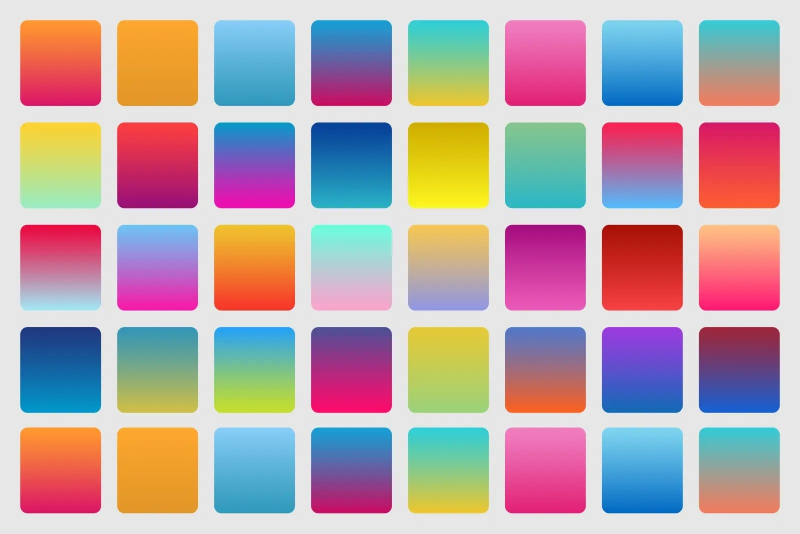
#> input picture Practical 2/sample.jpeg, 1600 x 1067 px (shown at 1/2 size)
$ python 'Practical 2.py'
#> lines starting #> are read from the running program, lines starting #| are printed output that depends on the picture
##Practical 2: Quantization and Sampling

import cv2
import numpy as np

img = cv2.imread("sample.jpeg",0)
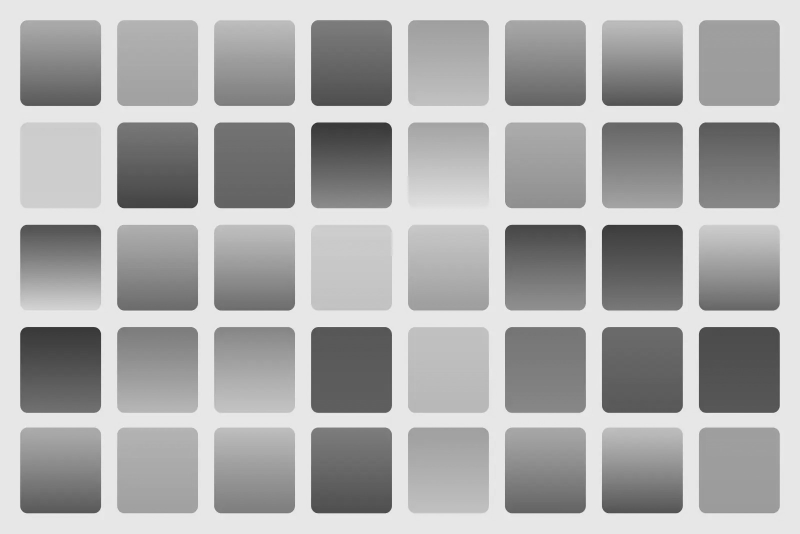
#> img: shape (1067, 1600) (shown at 1/2 size); min 43, max 255, mean 171.9

if img is None:
    print("Error loading image")
    exit()

sampled = cv2.resize(img, None, fx=0.5, fy=0.5, interpolation=cv2.INTER_NEAREST)
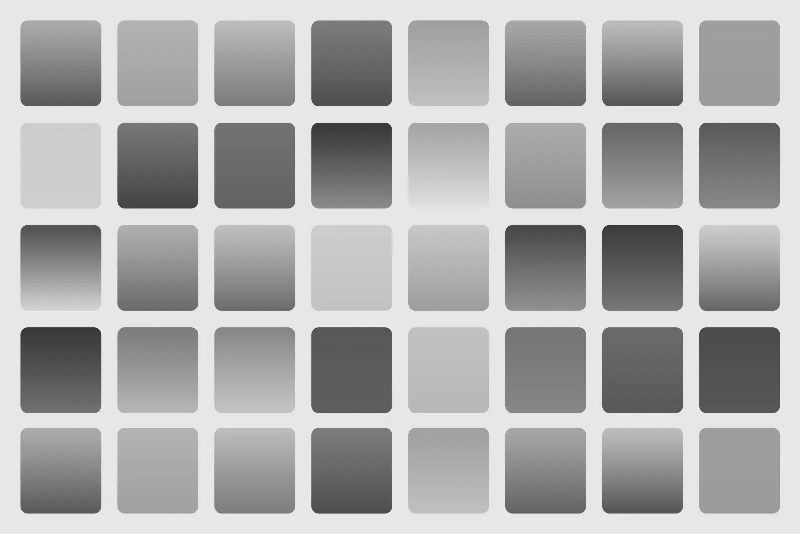
#> sampled: shape (534, 800); min 43, max 255, mean 172

sampled_display = cv2.resize(sampled, (img.shape[1], img.shape[0]), interpolation=cv2.INTER_NEAREST)


##Quantization
levels = 8
step = 256 // levels
quantized = (img // step) * step
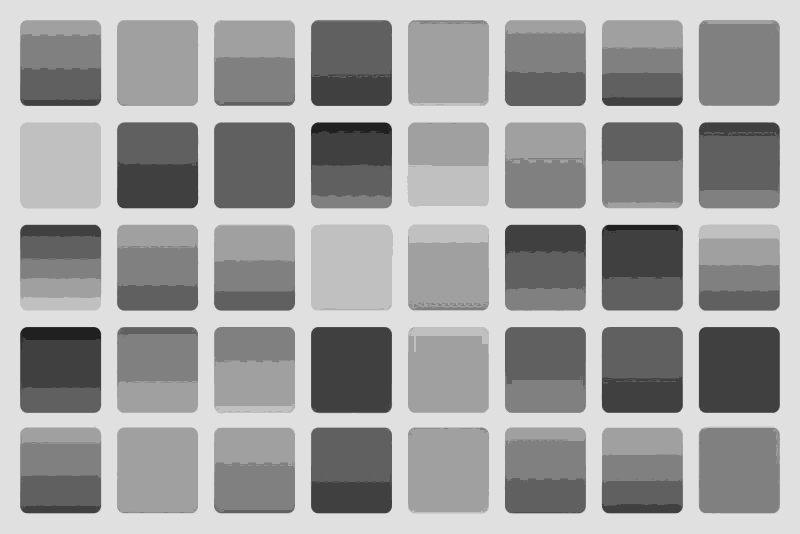
#> quantized: shape (1067, 1600) (shown at 1/2 size); min 32, max 224, mean 159.1


cv2.imshow("Original Image", img)
cv2.imshow("Sampled Image (Pixelated)", sampled_display)
cv2.imshow("Quantized Image", quantized)
cv2.waitKey(0)
